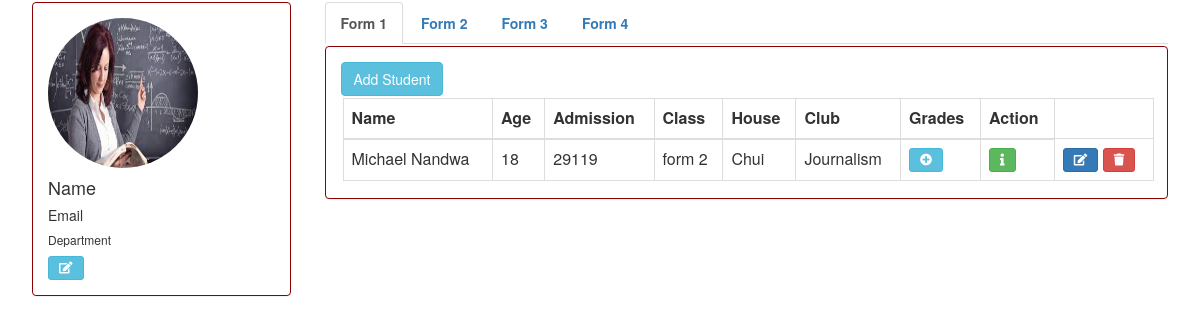
Screenshot of /school/form2 with the database file from the repository.
### schapp/models.py (models this page shows, shortened)
class Student(models.Model):
    name = models.CharField(max_length=50)
    age = models.IntegerField()
    admission = models.BigIntegerField(unique=True)
    form = models.CharField(choices=CLASS, default='Form 1', max_length=6)
    house = models.CharField(max_length=50)
    club = models.CharField(max_length=50)

### schapp/views/teachers.py (the view)
# urls.py: path('form2', teachers.form2_students, name='form2'),
def form2_students(request):
    students = Student.objects.filter(form='form 2')
    return render(request, 'schapp/teachers/index.html', {'students': students})

### schapp/templates/schapp/teachers/index.html (shortened to what this page needs)
<link rel="stylesheet" href="https://maxcdn.bootstrapcdn.com/bootstrap/3.3.7/css/bootstrap.min.css">
<link rel="stylesheet" href="https://use.fontawesome.com/releases/v5.8.2/css/all.css">
{% load static %}
<link href="{% static 'schapp/teacher/css/custom.css' %}" rel="stylesheet" type="text/css">
<div class="container">
    <div class="row">
        <div class="col-sm-3">
            <div class="panel panel-danger">
                <div class="panel-body">
                    <img src="{% static 'schapp/teacher/images/t.jpg' %}" class="img img-circle img-responsive" alt="No image to display" style="width: 150px;height: 150px;">
                    <div class="caption">
                        <h4>Name</h4>
                        <h5>Email</h5>
                        <h6>Department</h6>
                        <a href="" class="btn btn-info btn-sm"><i class="fas fa-edit"></i> </a>
                    </div>
                </div>
            </div>
        </div>
        <div class="col-sm-9">
            <ul class="nav nav-tabs" style="margin: 2px;">
                <li class="active"><a href="{% url 'schapp:form1' %}">Form 1</a> </li>
                <li><a href="{% url 'schapp:form2' %}">Form 2</a> </li>
                <li><a href="{% url 'schapp:form3' %}">Form 3</a> </li>
                <li><a href="{% url 'schapp:form4' %}">Form 4</a> </li>
            </ul>
            <div class="panel panel-danger">
                <div class="panel-body">
                    <button type="button" class="btn btn-info js-add-student" data-url="{% url 'schapp:add-student' %}">Add Student</button>
                    <table class="table table-bordered"  id="student-table" style="margin: 2px;">
                        <thead>
                        <tr>
                        <th>Name</th>
                        <th>Age</th>
                        <th>Admission</th>
                        <th>Class</th>
                        <th>House</th>
                        <th>Club</th>
                        <th>Grades</th>
                        <th>Action</th>
                        </tr>
                        </thead>
                        <tbody>
                        {% include 'schapp/teachers/includes/partial-student-list.html' %}
                        </tbody>
                    </table>
                </div>
            </div>
        </div>
    </div>
</div>

### schapp/templates/schapp/teachers/includes/partial-student-list.html
{% for s in students %}
<tr>
    <td>{{ s.name }}</td>
    <td>{{ s.age }}</td>
    <td>{{ s.admission }}</td>
    <td>{{ s.form }}</td>
    <td>{{ s.house }}</td>
    <td>{{ s.club }}</td>
    <td>
       <button class="btn btn-info btn-sm js-add-grade" data-url="{% url 'schapp:add-grade' s.pk %}">
           <i class="fas fa-plus-circle"></i>
       </button>
    </td>
    <td>
        <a href="{% url 'schapp:student-detail' s.pk %}" class="btn btn-success btn-sm"><i class="fas fa-info"></i> </a>
    </td>
    <td>
        <button class="btn btn-primary btn-sm js-update-student" data-url="{% url 'schapp:update-student' s.pk %}">
            <i class="fas fa-edit"></i>
        </button>
        <button class="btn btn-danger btn-sm js-delete-student" data-url="{% url 'schapp:delete-student' s.pk %}">
            <i class="fas fa-trash"></i>
        </button>
    </td>
</tr>
{% endfor %}

### schapp/static/schapp/teacher/css/custom.css (style rules this page uses)
.panel-danger { margin: 2px; border: 1px solid darkred; }
.nav-tabs { font-weight: bold; }

### rows the page displays
Student: name "Michael Nandwa", age "18", admission "29119", form "form 2", house "Chui", club "Journalism"
